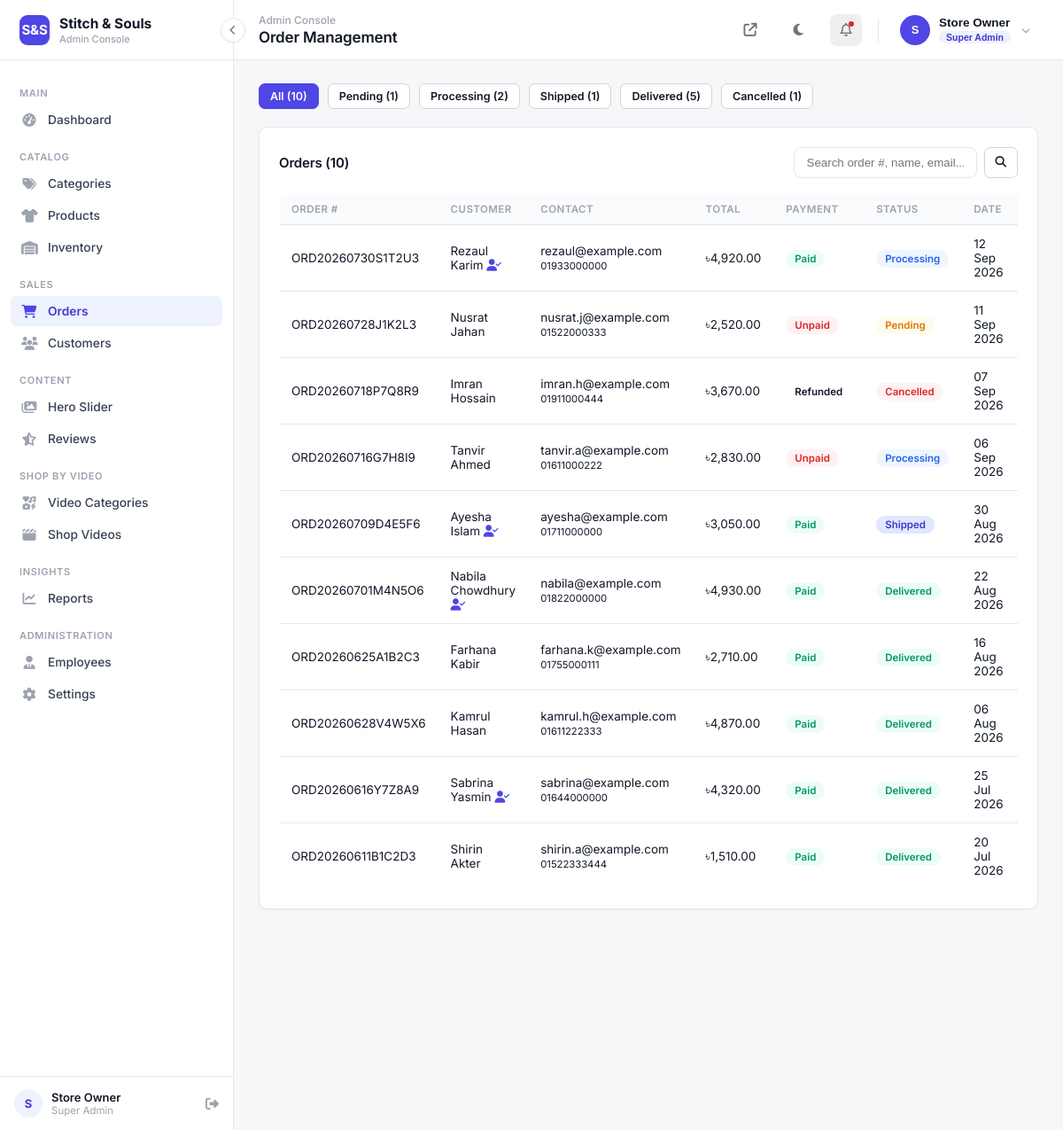
Page /admin/orders.php (signed in) on the committed database.
### tables this page shows
CREATE TABLE `orders` (
  `id` INT(11) NOT NULL AUTO_INCREMENT,
  `order_number` VARCHAR(30) NOT NULL UNIQUE,
  `customer_id` INT(11) DEFAULT NULL,
  `guest_name` VARCHAR(150) DEFAULT NULL,
  `guest_email` VARCHAR(150) DEFAULT NULL,
  `guest_phone` VARCHAR(30) DEFAULT NULL,
  `shipping_address` TEXT NOT NULL,
  `city` VARCHAR(100) DEFAULT NULL,
  `shipping_zone` ENUM('inside_dhaka','outside_dhaka') NOT NULL DEFAULT 'inside_dhaka',
  `subtotal` DECIMAL(10,2) NOT NULL DEFAULT 0.00,
  `shipping_fee` DECIMAL(10,2) NOT NULL DEFAULT 0.00,
  `total_amount` DECIMAL(10,2) NOT NULL DEFAULT 0.00,
  `payment_method` ENUM('cod','card','mobile_banking') DEFAULT 'cod',
  `payment_status` ENUM('unpaid','paid','failed','refunded') DEFAULT 'unpaid',
  `transaction_id` VARCHAR(100) DEFAULT NULL,
  `order_status` ENUM('pending','processing','shipped','delivered','cancelled') DEFAULT 'pending',
  `notes` TEXT DEFAULT NULL,
  `stitch_request` TINYINT(1) NOT NULL DEFAULT 0 COMMENT 'Customer asked us to stitch the dress for them',
  `handled_by` INT(11) DEFAULT NULL COMMENT 'Employee who last processed/updated this order',
  `created_at` DATETIME DEFAULT CURRENT_TIMESTAMP,
  `updated_at` DATETIME DEFAULT CURRENT_TIMESTAMP ON UPDATE CURRENT_TIMESTAMP,
  PRIMARY KEY (`id`),
  KEY `customer_id` (`customer_id`),
  KEY `handled_by` (`handled_by`),
  CONSTRAINT `fk_order_customer` FOREIGN KEY (`customer_id`) REFERENCES `customers`(`id`) ON DELETE SET NULL,
  CONSTRAINT `fk_order_employee` FOREIGN KEY (`handled_by`) REFERENCES `employees`(`id`) ON DELETE SET NULL
);

### includes/functions.php (called while the page is built, shortened)
<?php
function sanitize($str) {
    return htmlspecialchars(trim($str ?? ''), ENT_QUOTES, 'UTF-8');
}
function formatPrice($price) {
    global $siteSettings;
    $symbol = $siteSettings['currency_symbol'] ?? '৳';
    return $symbol . number_format((float)$price, 2);
}

### config/config.php (called while the page is built, shortened)
<?php
require_once __DIR__ . '/database.php';
require_once __DIR__ . '/../includes/functions.php';
$siteSettings = [];
try {
    $stmt = $pdo->query("SELECT setting_key, setting_value FROM site_settings");
    foreach ($stmt->fetchAll() as $row) {
        $siteSettings[$row['setting_key']] = $row['setting_value'];
    }
} catch (Exception $e) {
}

### admin/includes/admin_bootstrap.php (called while the page is built, shortened)
<?php
require_once __DIR__ . '/../../config/config.php';

### admin/orders.php (the view, shortened to what this page needs)
<?php
require_once __DIR__ . '/includes/admin_header.php';
$statusFilter = sanitize($_GET['status'] ?? '');
$where = '1=1';
$params = [];
$stmt = $pdo->prepare("SELECT * FROM orders WHERE $where ORDER BY created_at DESC");
$stmt->execute($params);
$orders = $stmt->fetchAll();
$statusCounts = $pdo->query("SELECT order_status, COUNT(*) as cnt FROM orders GROUP BY order_status")->fetchAll(PDO::FETCH_KEY_PAIR);
?>
<div style="display:flex;gap:10px;margin-bottom:20px;flex-wrap:wrap;">
    <a href="orders.php" class="btn btn-sm <?= $statusFilter === '' ? '' : 'btn-outline' ?>">All (<?= array_sum($statusCounts) ?>)</a>
    <?php foreach (['pending', 'processing', 'shipped', 'delivered', 'cancelled'] as $s): ?>
        <a href="orders.php?status=<?= $s ?>" class="btn btn-sm <?= $statusFilter === $s ? '' : 'btn-outline' ?>"><?= ucfirst($s) ?> (<?= (int)($statusCounts[$s] ?? 0) ?>)</a>
    <?php endforeach; ?>
</div>
<div class="panel">
    <div class="panel-header">
        <h3>Orders (<?= count($orders) ?>)</h3>
        <form method="get" style="display:flex;gap:8px;">
            <input type="text" name="search" placeholder="Search order #, name, email..." value="<?= sanitize($_GET['search'] ?? '') ?>" style="padding:9px 14px;border:1px solid var(--a-border);border-radius:8px;">
            <button type="submit" class="btn btn-outline btn-sm"><i class="fa-solid fa-magnifying-glass"></i></button>
        </form>
    </div>
    <div class="table-wrap">
        <table class="admin-table">
            <thead><tr><th>Order #</th><th>Customer</th><th>Contact</th><th>Total</th><th>Payment</th><th>Status</th><th>Date</th><th>Actions</th></tr></thead>
            <tbody>
            <?php foreach ($orders as $o): ?>
                <tr>
                    <td><?= sanitize($o['order_number']) ?></td>
                    <td><?= sanitize($o['guest_name']) ?><?= $o['customer_id'] ? ' <span style="color:var(--a-primary);" title="Registered Customer"><i class=\'fa-solid fa-user-check\'></i></span>' : '' ?></td>
                    <td><?= sanitize($o['guest_email']) ?><br><small><?= sanitize($o['guest_phone']) ?></small></td>
                    <td><?= formatPrice($o['total_amount']) ?></td>
                    <td><span class="status-badge status-<?= sanitize($o['payment_status']) ?>"><?= sanitize($o['payment_status']) ?></span></td>
                    <td><span class="status-badge status-<?= sanitize($o['order_status']) ?>"><?= sanitize($o['order_status']) ?></span></td>
                    <td><?= date('d M Y', strtotime($o['created_at'])) ?></td>
                    <td><a href="order-view.php?id=<?= (int)$o['id'] ?>" class="btn btn-sm btn-outline"><i class="fa-solid fa-eye"></i> View</a></td>
                </tr>
            <?php endforeach; ?>
            </tbody>
        </table>
    </div>
</div>
<?php require_once __DIR__ . '/includes/admin_footer.php'; ?>

### assets/css/admin.css (style rules this page uses)
:root { --a-bg: #F6F7F9; --a-surface: #FFFFFF; --a-border: #E5E7EB; --a-border-strong: #D1D5DB; --a-text: #111827; --a-text-light: #6B7280; --a-text-faint: #9CA3AF; --a-primary: #4F46E5; --a-primary-dark: #4338CA; --a-primary-light: #EEF2FF; --a-success: #059669; --a-success-bg: #ECFDF5; --a-danger: #DC2626; --a-danger-bg: #FEF2F2; --a-warning: #D97706; --a-warning-bg: #FFFBEB; --a-info: #2563EB; --a-info-bg: #EFF6FF; --a-sidebar-bg: #FFFFFF; --a-sidebar-w: 264px; --radius: 10px; --radius-sm: 7px; --shadow-sm: 0 1px 2px rgba(16, 24, 40, 0.05); --shadow-md: 0 4px 10px rgba(16, 24, 40, 0.06), 0 1px 3px rgba(16,24,40,.06); --transition: 0.2s cubic-bezier(.4,0,.2,1); }
* { margin: 0; padding: 0; box-sizing: border-box; }
body { font-family: 'Inter', -apple-system, BlinkMacSystemFont, 'Segoe UI', sans-serif; background: var(--a-bg); color: var(--a-text); font-size: 14px; -webkit-font-smoothing: antialiased; }
a { text-decoration: none; color: inherit; }
h1,h2,h3,h4 { font-family: inherit; font-weight: 600; letter-spacing: -0.01em; }
.panel { background: var(--a-surface); border-radius: var(--radius); border: 1px solid var(--a-border); box-shadow: var(--shadow-sm); padding: 22px; margin-bottom: 22px; max-width: 100%; overflow: hidden; }
.panel-header { display: flex; justify-content: space-between; align-items: center; margin-bottom: 18px; flex-wrap: wrap; gap: 10px; }
.panel-header h3 { font-size: 15px; font-weight: 600; color: var(--a-text); }
.table-wrap { overflow-x: auto; max-width: 100%; }
table.admin-table { width: 100%; border-collapse: collapse; }
table.admin-table th { text-align: left; font-size: 11.5px; text-transform: uppercase; letter-spacing: .04em; font-weight: 600; color: var(--a-text-faint); padding: 10px 14px; border-bottom: 1px solid var(--a-border); background: #FAFBFC; }
table.admin-table th:first-child { border-top-left-radius: 8px; }
table.admin-table th:last-child { border-top-right-radius: 8px; }
table.admin-table td { padding: 13px 14px; border-bottom: 1px solid var(--a-border); font-size: 13.5px; vertical-align: middle; color: var(--a-text); }
table.admin-table tr:last-child td { border-bottom: none; }
.btn { display: inline-flex; align-items: center; gap: 7px; padding: 9px 16px; background: var(--a-primary); color: #fff; border: 1px solid var(--a-primary); border-radius: var(--radius-sm); font-weight: 600; font-size: 13.25px; transition: all var(--transition); cursor: pointer; }
.btn-outline { background: var(--a-surface); border: 1px solid var(--a-border-strong); color: var(--a-text); }
.btn-sm { padding: 6px 12px; font-size: 12.5px; }
.status-badge { padding: 3px 10px; border-radius: 20px; font-size: 11.5px; font-weight: 600; text-transform: capitalize; }
.status-pending { background: var(--a-warning-bg); color: var(--a-warning); }
.status-processing { background: var(--a-info-bg); color: var(--a-info); }
.status-shipped { background: #E0E7FF; color: #4338CA; }
.status-delivered { background: var(--a-success-bg); color: var(--a-success); }
.status-cancelled { background: var(--a-danger-bg); color: var(--a-danger); }
.status-paid { background: var(--a-success-bg); color: var(--a-success); }
.status-unpaid { background: var(--a-danger-bg); color: var(--a-danger); }

### rows in the picture
orders: handled_by "1", customer "2", id "5", order_number "ORD20260701M4N5O6", guest_name "Nabila Chowdhury", guest_email "nabila@example.com", guest_phone "01822000000", total_amount "৳4,930.00", payment_status "Paid", order_status "Delivered", created_at "22 Aug 2026"
orders: order_number "ORD20260730S1T2U3", guest_name "Rezaul Karim", guest_email "rezaul@example.com", guest_phone "01933000000", total_amount "৳4,920.00", payment_status "Paid", order_status "Processing", created_at "12 Sep 2026"
orders: order_number "ORD20260728J1K2L3", guest_name "Nusrat Jahan", guest_email "nusrat.j@example.com", guest_phone "01522000333", total_amount "৳2,520.00", payment_status "Unpaid", order_status "Pending", created_at "11 Sep 2026"
orders: order_number "ORD20260718P7Q8R9", guest_name "Imran Hossain", guest_email "imran.h@example.com", guest_phone "01911000444", total_amount "৳3,670.00", payment_status "Refunded", order_status "Cancelled", created_at "07 Sep 2026"
orders: order_number "ORD20260716G7H8I9", guest_name "Tanvir Ahmed", guest_email "tanvir.a@example.com", guest_phone "01611000222", total_amount "৳2,830.00", payment_status "Unpaid", order_status "Processing", created_at "06 Sep 2026"
orders: order_number "ORD20260709D4E5F6", guest_name "Ayesha Islam", guest_email "ayesha@example.com", guest_phone "01711000000", total_amount "৳3,050.00", payment_status "Paid", order_status "Shipped", created_at "30 Aug 2026"
orders: order_number "ORD20260625A1B2C3", guest_name "Farhana Kabir", guest_email "farhana.k@example.com", guest_phone "01755000111", total_amount "৳2,710.00", payment_status "Paid", order_status "Delivered", created_at "16 Aug 2026"
orders: order_number "ORD20260628V4W5X6", guest_name "Kamrul Hasan", guest_email "kamrul.h@example.com", guest_phone "01611222333", total_amount "৳4,870.00", payment_status "Paid", order_status "Delivered", created_at "06 Aug 2026"
orders: order_number "ORD20260616Y7Z8A9", guest_name "Sabrina Yasmin", guest_email "sabrina@example.com", guest_phone "01644000000", total_amount "৳4,320.00", payment_status "Paid", order_status "Delivered", created_at "25 Jul 2026"
orders: order_number "ORD20260611B1C2D3", guest_name "Shirin Akter", guest_email "shirin.a@example.com", guest_phone "01522333444", total_amount "৳1,510.00", payment_status "Paid", order_status "Delivered", created_at "20 Jul 2026"

### other values in the picture
setting('site_name', 'Stitch & Souls') "Stitch & Souls"
$initials "S"
$_SESSION['employee_name'] "Store Owner"
$pageTitle "Order Management"
substr($_SESSION['employee_name'], 0, 1) "S"
array_sum($statusCounts) "10"
$s "Pending"
$s "Processing"
$s "Shipped"
$s "Delivered"
$s "Cancelled"
count($orders) "10"
